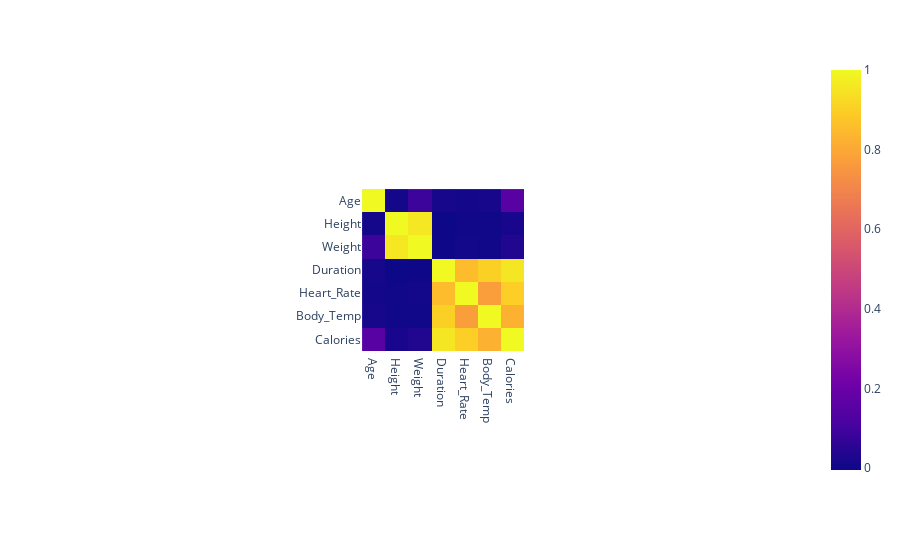

Here is the notebook cell this chart was saved with:
### Code cell
px.imshow(df.iloc[:, 2:].corr())

### Figure 1 — Plotly figure (JSON) as saved in the notebook; plotly's stock layout.template omitted (floating-point values rounded to 4 significant figures)
{"data": [{"coloraxis": "coloraxis", "hovertemplate": "x: %{x}<br>y: %{y}<br>color: %{z}<extra></extra>", "name": "0", "type": "heatmap", "x": ["Age", "Height", "Weight", "Duration", "Heart_Rate", "Body_Temp", "Calories"], "xaxis": "x", "y": ["Age", "Height", "Weight", "Duration", "Heart_Rate", "Body_Temp", "Calories"], "yaxis": "y", "z": [[1, 0.009554, 0.09009, 0.01325, 0.01048, 0.01317, 0.1544], [0.009554, 1, 0.9585, -0.004625, 0.000528, 0.0012, 0.01754], [0.09009, 0.9585, 1, -0.001884, 0.004311, 0.004095, 0.03548], [0.01325, -0.004625, -0.001884, 1, 0.8529, 0.9032, 0.9554], [0.01048, 0.000528, 0.004311, 0.8529, 1, 0.7715, 0.8979], [0.01317, 0.0012, 0.004095, 0.9032, 0.7715, 1, 0.8246], [0.1544, 0.01754, 0.03548, 0.9554, 0.8979, 0.8246, 1]]}], "layout": {"autosize": true, "coloraxis": {"colorscale": [[0, "#0d0887"], [0.1111, "#46039f"], [0.2222, "#7201a8"], [0.3333, "#9c179e"], [0.4444, "#bd3786"], [0.5556, "#d8576b"], [0.6667, "#ed7953"], [0.7778, "#fb9f3a"], [0.8889, "#fdca26"], [1, "#f0f921"]]}, "margin": {"t": 60}, "xaxis": {"anchor": "y", "autorange": true, "constrain": "domain", "domain": [0.3886, 0.6114], "range": [-0.5, 6.5], "scaleanchor": "y", "type": "category"}, "yaxis": {"anchor": "x", "autorange": true, "constrain": "domain", "domain": [0, 1], "range": [6.5, -0.5], "type": "category"}}}
